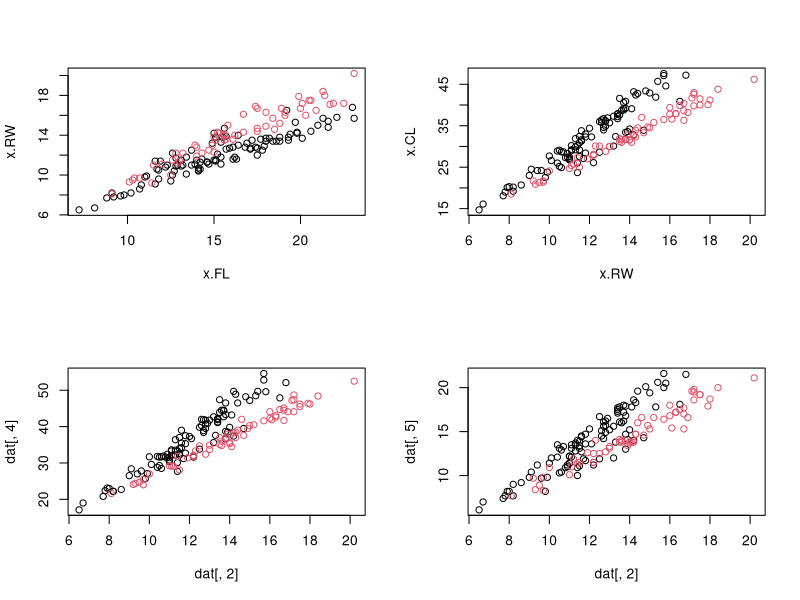
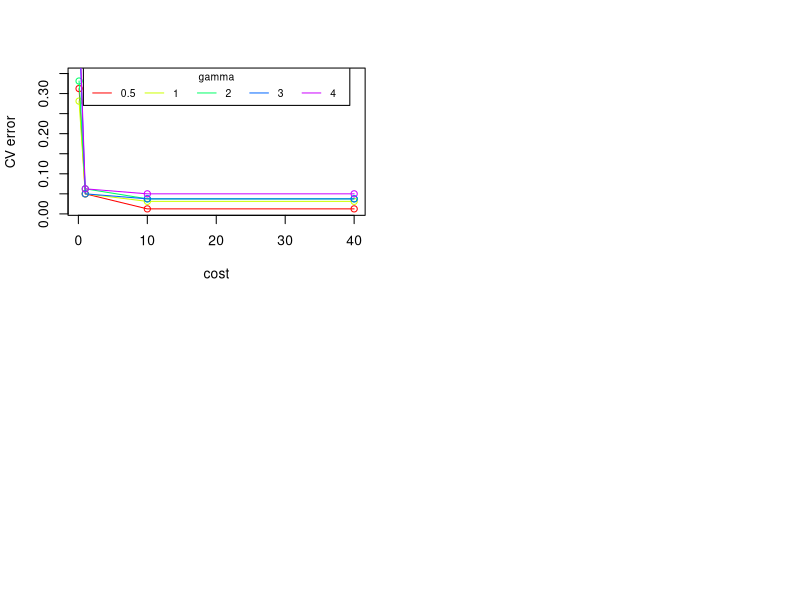
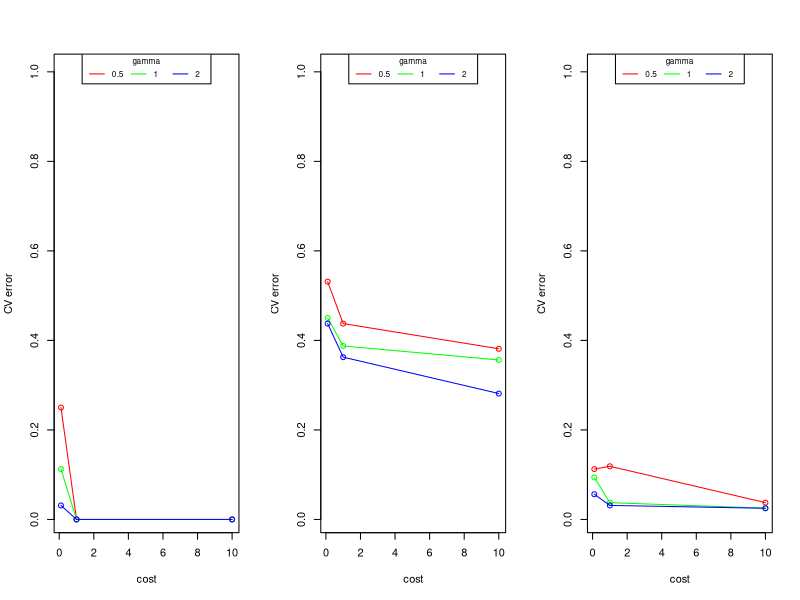

Recreate these plots in R, in order.
## ---- chunk 1
knitr::opts_chunk$set(echo = TRUE)
## ---- chunk 2
set.seed(45678)
library(MASS)
data(crabs)
attach(crabs)
blueMale = which(sp == "B" & sex == "M")
orangeMale = which(sp == "O" & sex == "M")
blueFemale = which(sp == "B" & sex == "F")
orangeFemale = which(sp == "O" & sex == "F")
train_id = c(sample(blueMale, size = trunc(0.80 * length(blueMale))),
sample(orangeMale, size = trunc(0.80 * length(orangeMale))),
sample(blueFemale, size = trunc(0.80 * length(blueFemale))),
sample(orangeFemale, size = trunc(0.80 * length(orangeFemale))))
crabs_train = crabs[train_id, ]
crabs_test = crabs[-train_id,]
## ---- chunk 3
# omit the variable Sex
data_delSex = crabs[,-2]
# omit the variable index
data_delSex = data_delSex[,-2]
testdat = data_delSex[-train_id,]
traindat = data_delSex[train_id,]
# support vector machine
library(e1071)
svmfit = svm(sp ~., data = traindat, kernel = "linear", cost = 0.001, scale = FALSE)
summary(svmfit)
svmfit = svm(sp ~., data = traindat, kernel = "linear", cost = 0.1, scale = FALSE)
summary(svmfit)
svmfit = svm(sp ~., data = traindat, kernel = "linear", cost = 100, scale = FALSE)
summary(svmfit)
# Make some relevant plots
par(mfrow=c(2,2))
dat = data.frame(x = traindat[,-1], y = as.factor(traindat$sp))
plot(dat[,1:2],col=data_delSex$sp)
plot(dat[,2:3],col=data_delSex$sp)
plot(dat[,2],dat[,4],col=data_delSex$sp)
plot(dat[,2],dat[,5],col=data_delSex$sp)
# CV errors
set.seed(45678)
tune.out = tune(svm, sp ~ ., data = data_delSex[train_id,], kernel = "linear", ranges = list(cost = c(0.001, 0.01, 0.1, 1, 5, 10, 100)))
summary(tune.out)
bestmod = tune.out$best.model
summary(bestmod)
ypred = predict(bestmod, testdat)
table(predict = ypred, truth = testdat$sp)
## ---- chunk 4
set.seed(45678)
svmfit = svm(sp ~., data = traindat, kernel = "radial", ranges = list(cost = 1, gamma = 1))
summary(svmfit)
svmfit = svm(sp ~., data = traindat, kernel = "radial", cost = 0.1, ranges = list(cost = 10, gamma = 1))
summary(svmfit)
svmfit = svm(sp ~., data = traindat, kernel = "radial", cost = 100, ranges = list(cost = 1, gamma = 4))
summary(svmfit)
tune.out = tune(svm, sp ~ ., data = traindat, kernel = "radial", ranges = list(cost = c(0.1, 1, 10, 40), gamma = c(0.5, 1, 2, 3, 4)))
summary(tune.out)
bestmod = tune.out$best.model
summary(bestmod)
table(true = testdat$sp,pred = predict(bestmod, newdata = testdat))
## ---- chunk 5
set.seed(45678)
svmfit = svm(sp ~., data = traindat, kernel = "polynomial", ranges = list(cost = 1, gamma = 1, degree = 3))
summary(svmfit)
svmfit = svm(sp ~., data = traindat, kernel = "polynomial", cost = 0.1, ranges = list(cost = 10, gamma = 1, degree = 3))
summary(svmfit)
svmfit = svm(sp ~., data = traindat, kernel = "polynomial", cost = 100, ranges = list(cost = 1, gamma = 4, degree = 4))
summary(svmfit)
tune.out2 = tune(svm, sp ~ ., data = traindat, kernel = "polynomial", ranges = list(cost = c(0.1, 1, 10), gamma = c(0.5, 1, 2), degree = c(1, 2, 3, 4)))
summary(tune.out2)
bestmod2 = tune.out2$best.model
summary(bestmod2)
table(true = testdat$sp,pred = predict(bestmod2, newdata = testdat))
## ---- chunk 6
with(tune.out$performances, {
plot(error[gamma == 0.5] ~ cost[gamma == 0.5], ylim = c(0.01, 0.35), type = "o", col = rainbow(5)[1], ylab = "CV error", xlab = "cost")
lines(error[gamma == 1] ~ cost[gamma == 1], type = "o", col = rainbow(5)[2])
lines(error[gamma == 2] ~ cost[gamma == 2], type = "o", col = rainbow(5)[3])
lines(error[gamma == 3] ~ cost[gamma == 3], type = "o", col = rainbow(5)[4])
lines(error[gamma == 4] ~ cost[gamma == 4], type = "o", col = rainbow(5)[5])
})
legend("top", horiz = T, legend = c(0.5, 1:4), col = rainbow(5), lty = 1, cex = .75, title = "gamma")
## ---- chunk 7
par(mfrow=c(1,3))
with(tune.out2$performances, {
plot(error[degree == 1][gamma == 0.5] ~ cost[degree == 1][gamma == 0.5], ylim = c(0.01, 1), type = "o", col = rainbow(3)[1], ylab = "CV error", xlab = "cost")
lines(error[degree == 1][gamma == 1] ~ cost[degree == 1][gamma == 1], type = "o", col = rainbow(3)[2])
lines(error[degree == 1][gamma == 2] ~ cost[degree == 1][gamma == 2], type = "o", col = rainbow(3)[3])
})
legend("top", horiz = T, legend = c(0.5, 1:2), col = rainbow(3), lty = 1, cex = .75, title = "gamma")

with(tune.out2$performances, {
plot(error[degree == 2][gamma == 0.5] ~ cost[degree == 2][gamma == 0.5], ylim = c(0.01, 1), type = "o", col = rainbow(3)[1], ylab = "CV error", xlab = "cost")
lines(error[degree == 2][gamma == 1] ~ cost[degree == 2][gamma == 1], type = "o", col = rainbow(3)[2])
lines(error[degree == 2][gamma == 2] ~ cost[degree == 2][gamma == 2], type = "o", col = rainbow(3)[3])
})
legend("top", horiz = T, legend = c(0.5, 1:2), col = rainbow(3), lty = 1, cex = .75, title = "gamma")

with(tune.out2$performances, {
plot(error[degree == 3][gamma == 0.5] ~ cost[degree == 3][gamma == 0.5], ylim = c(0.01, 1), type = "o", col = rainbow(3)[1], ylab = "CV error", xlab = "cost")
lines(error[degree == 3][gamma == 1] ~ cost[degree == 3][gamma == 1], type = "o", col = rainbow(3)[2])
lines(error[degree == 3][gamma == 2] ~ cost[degree == 3][gamma == 2], type = "o", col = rainbow(3)[3])
})
legend("top", horiz = T, legend = c(0.5, 1:2), col = rainbow(3), lty = 1, cex = .75, title = "gamma")
